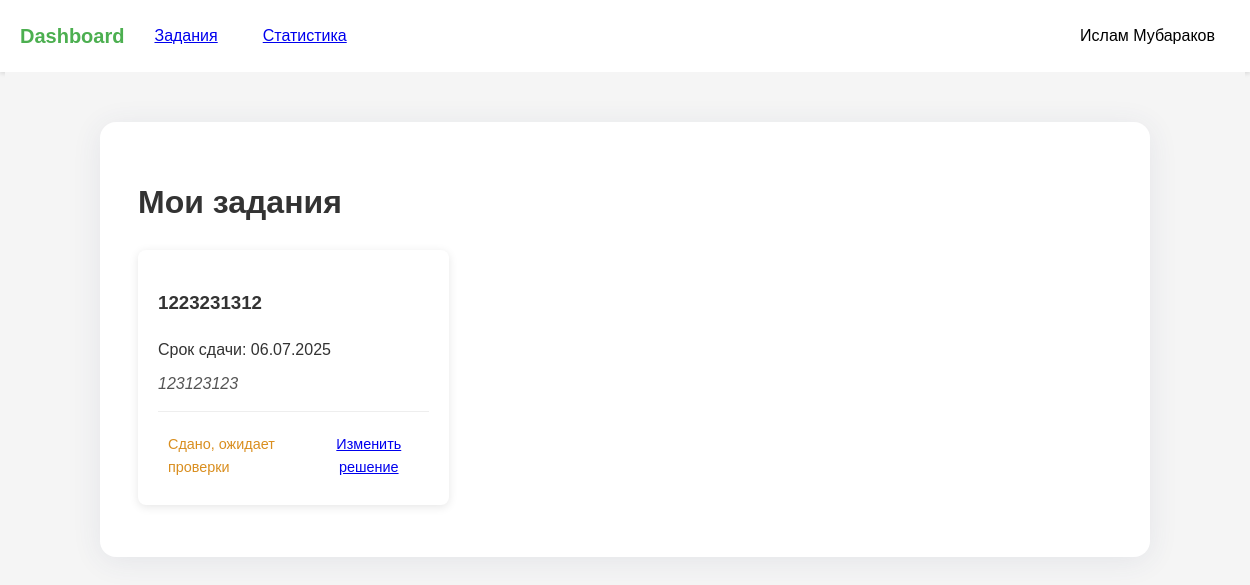
The page /assignments (signed in) on the database its author committed.
### models.py (models this page shows)
class User(UserMixin, db.Model):
    id = db.Column(db.Integer, primary_key=True)
    name = db.Column(db.String(150))
    email = db.Column(db.String(150), unique=True)
    password = db.Column(db.String(150))
    role = db.Column(db.String(50))  # 'student' or 'teacher'
    group = db.Column(db.String(50))
    first_name = db.Column(db.String(150))
    last_name = db.Column(db.String(150))
    age = db.Column(db.Integer)
    gender = db.Column(db.String(10))  # 'male', 'female', 'other'
    students = db.relationship(
        'User',
        secondary=teacher_student,
        primaryjoin=(id == teacher_student.c.teacher_id),
        secondaryjoin=(id == teacher_student.c.student_id),
        backref=db.backref('teachers', lazy='dynamic'),
        lazy='dynamic'
    )

class Assignment(db.Model):
    id = db.Column(db.Integer, primary_key=True)
    title = db.Column(db.String(100), nullable=False)
    description = db.Column(db.Text, nullable=False)
    deadline = db.Column(db.DateTime)
    max_score = db.Column(db.Integer, default=10)
    teacher_id = db.Column(db.Integer, db.ForeignKey('user.id'))
    created_at = db.Column(db.DateTime, default=datetime.utcnow)
    submissions = db.relationship('Submission', backref='assignment', lazy=True)
    questions = db.relationship('Question', backref='assignment', cascade='all, delete-orphan', lazy=True)

### main.py (the view)
@main.route('/assignments')
@login_required
def assignments_list():
    if current_user.role == 'teacher':
        assignments = Assignment.query.filter_by(teacher_id=current_user.id).order_by(Assignment.created_at.desc()).all()
        return render_template('assignments.html', assignments=assignments)
    elif current_user.role == 'student':
        assignments = Assignment.query.filter(
            Assignment.teacher_id.in_([t.id for t in current_user.teachers])
        ).order_by(Assignment.created_at.desc()).all()
        return render_template('student_assignments.html', assignments=assignments)
    else:
        abort(403)

### app.py (called while the page is built)
def create_app():
    app = Flask(__name__)
    app.config['SECRET_KEY'] = 'your_secret_key'
    app.config['SQLALCHEMY_DATABASE_URI'] = 'sqlite:///data.db'
    app.config['SQLALCHEMY_TRACK_MODIFICATIONS'] = False
    app.config['TEMPLATES_AUTO_RELOAD'] = True
    db.init_app(app)
    login_manager.init_app(app)
    login_manager.login_view = 'auth.login'
    from models import User
    @login_manager.user_loader
    def load_user(user_id):
        return User.query.get(int(user_id))
    from auth import auth as auth_blueprint
    app.register_blueprint(auth_blueprint)
    from main import main as main_blueprint
    app.register_blueprint(main_blueprint)
    return app

### templates/student_assignments.html (shortened to what this page needs)
{% extends "base.html" %}
{% block content %}
<div class="student-dashboard">
    <div class="dashboard-container">
        <h1 class="welcome-title">Мои задания</h1>
        <div class="assignments-section">
            <div class="assignments-grid">
                {% for assignment in assignments %}
                <div class="assignment-card">
                    <div class="assignment-header" style="display: flex; justify-content: space-between; align-items: center;">
                        <h3>{{ assignment.title }}</h3>
                        {% set my_submission = assignment.submissions[0] if assignment.submissions else None %}
                    </div>
                    <span class="due-date">
                        {% if assignment.deadline %}
                            Срок сдачи: {{ assignment.deadline.strftime('%d.%m.%Y') }}
                        {% else %}
                            Без срока
                        {% endif %}
                    </span>
                    <p class="assignment-description">{{ assignment.description }}</p>
                    <div class="assignment-status">
                        {% if my_submission %}
                            {% if my_submission.score is not none %}
                                <div class="score submitted">
                                    <span style="color:#339933;">Сдано</span>
                                </div>
                                <a href="{{ url_for('main.submit_assignment', assignment_id=assignment.id) }}"
                                   class="btn btn-small">Изменить решение</a>
                            {% else %}
                                <div class="score waiting">
                                    <span style="color:#d98e1f;">Сдано, ожидает проверки</span>
                                </div>
                                <a href="{{ url_for('main.submit_assignment', assignment_id=assignment.id) }}"
                                   class="btn btn-small">Изменить решение</a>
                            {% endif %}
                        {% else %}
                            <div class="score not-submitted">
                                <span style="color:#c23c2a;">Не сдано</span>
                            </div>
                            <a href="{{ url_for('main.submit_assignment', assignment_id=assignment.id) }}"
                               class="btn btn-small btn-primary">Сдать работу</a>
                        {% endif %}
                    </div>
                </div>
                {% else %}
                <div class="no-assignments">
                    <p>На данный момент у вас нет активных заданий</p>
                </div>
                {% endfor %}
            </div>
        </div>
    </div>
</div>
{% endblock %}

### templates/base.html (shortened to what this page needs)
<!DOCTYPE html>
<html lang="ru">
<head>
    <link rel="stylesheet" href="../static/style.css">
</head>
<body>
    <header class="header">
        <nav class="navbar">
            <div class="nav-left">
                <a href="{{ url_for('main.dashboard') }}" class="logo">Dashboard</a>
                {% if current_user.is_authenticated %}
                    {% if current_user.role == 'teacher' %}
                        <a href="{{ url_for('main.create_assignment') }}" class="nav-btn">Задания</a>
                    {% else %}
                        <a href="{{ url_for('main.assignments_list') }}" class="nav-btn">Задания</a>
                    {% endif %}
                    <a href="{{ url_for('main.statistics') }}" class="nav-btn">Статистика</a>
                {% endif %}
            </div>
            <div class="nav-right">
                {% if current_user.is_authenticated %}
                <div class="profile-dropdown">
                    <button class="nav-btn profile-btn">{{ current_user.name }}{% if current_user.last_name %} {{ current_user.last_name }}{% endif %}</button>
                </div>
                {% else %}
                <a href="{{ url_for('auth.login') }}" class="nav-btn">Вход</a>
                {% endif %}
            </div>
        </nav>
    </header>
    <main>
        {% block content %}{% endblock %}
    </main>
</body>
</html>

### static/style.css (style rules this page uses)
:root { --primary-color: #4CAF50; --primary-hover: #45a049; --danger-color: #dc3545; --danger-hover: #c82333; --text-color: #333; --light-gray: #f8f9fa; --medium-gray: #e9ecef; --dark-gray: #6c757d; --shadow: 0 2px 10px rgba(0, 0, 0, 0.1); }
body { margin: 0; font-family: 'Arial', sans-serif; background-color: #f5f5f5; color: var(--text-color); line-height: 1.6; }
.navbar { display: flex; justify-content: space-between; align-items: center; padding: 15px 20px; background-color: white; box-shadow: 0 2px 4px rgba(0, 0, 0, 0.1); }
.nav-left, .nav-right { display: flex; align-items: center; gap: 15px; }
.logo { font-size: 1.25rem; font-weight: bold; color: var(--primary-color); text-decoration: none; transition: color 0.3s; }
.nav-btn { padding: 8px 15px; background: none; border: none; cursor: pointer; font-size: 1rem; border-radius: 4px; transition: all 0.3s; }
.profile-dropdown { position: relative; }
.assignment-card { background: white; border-radius: 8px; padding: 20px; margin-bottom: 20px; box-shadow: var(--shadow); transition: transform 0.3s, box-shadow 0.3s; }
.btn { display: inline-block; padding: 10px 20px; border: none; border-radius: 4px; font-size: 1rem; cursor: pointer; text-align: center; transition: background 0.3s; }
.btn-small { padding: 6px 12px; font-size: 0.9rem; }
.student-dashboard { max-width: 1200px; margin: 0 auto; padding: 20px; }
.assignments-grid { display: grid; grid-template-columns: repeat(auto-fill, minmax(300px, 1fr)); gap: 20px; }
.assignment-status { display: flex; justify-content: space-between; align-items: center; margin-top: 15px; padding-top: 15px; border-top: 1px solid #eee; }
.score { padding: 5px 10px; border-radius: 4px; font-size: 0.9rem; }
.assignment-description { margin: 0.5rem 0; font-style: italic; color: #555; }
.student-dashboard { width: 100%; min-height: 100vh; background: #f5f5f5; }
.dashboard-container { max-width: 1050px; margin: 30px auto 0 auto; background: white; border-radius: 16px; padding: 34px 38px 32px 38px; box-shadow: 0 4px 30px rgba(60,70,110,0.09); box-sizing: border-box; }

### rows shown on the page
User: name "Ислам", last_name "Мубараков"
Assignment: title "1223231312", deadline "06.07.2025", description "123123123"
